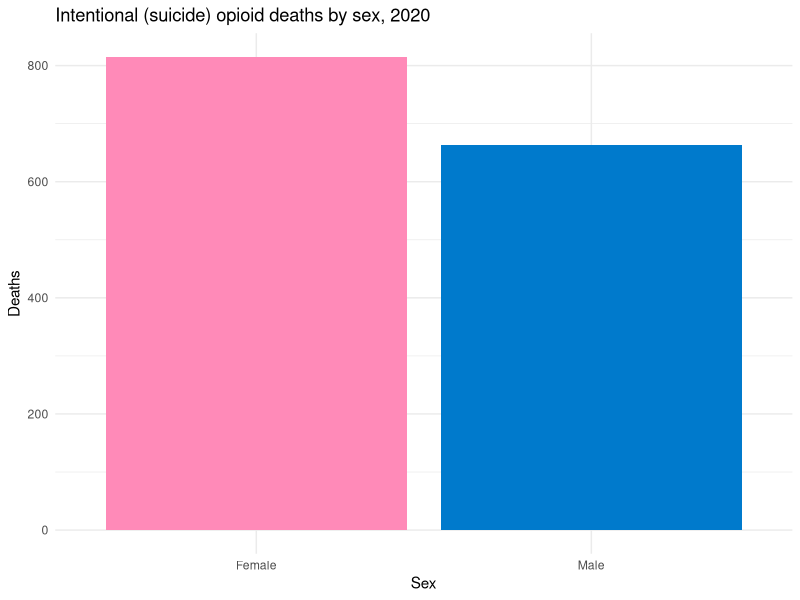
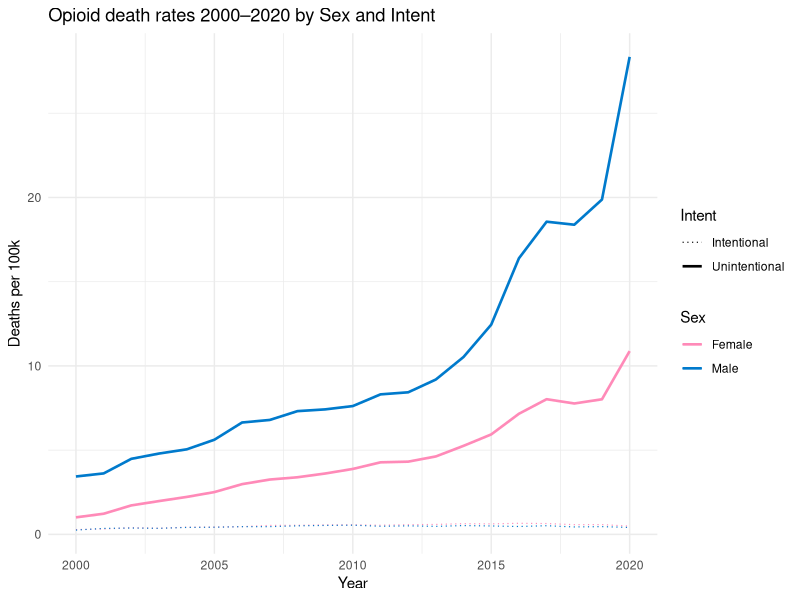
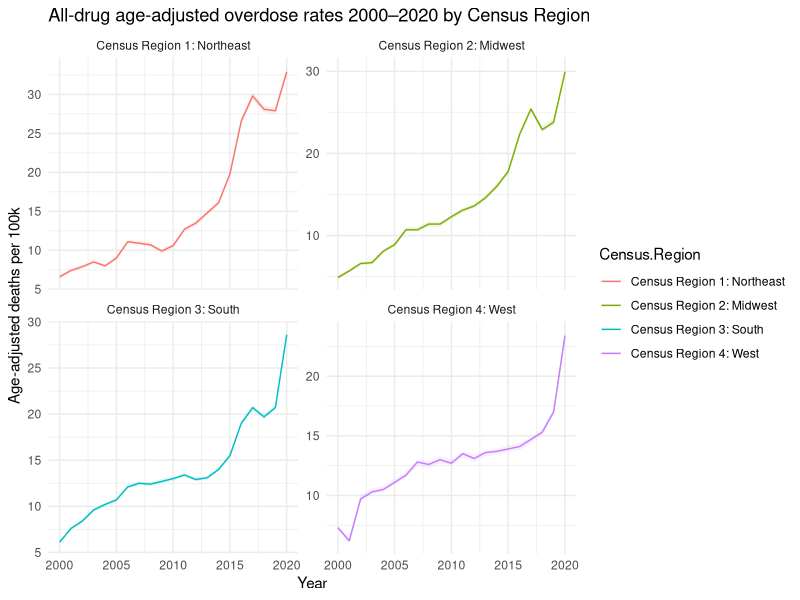
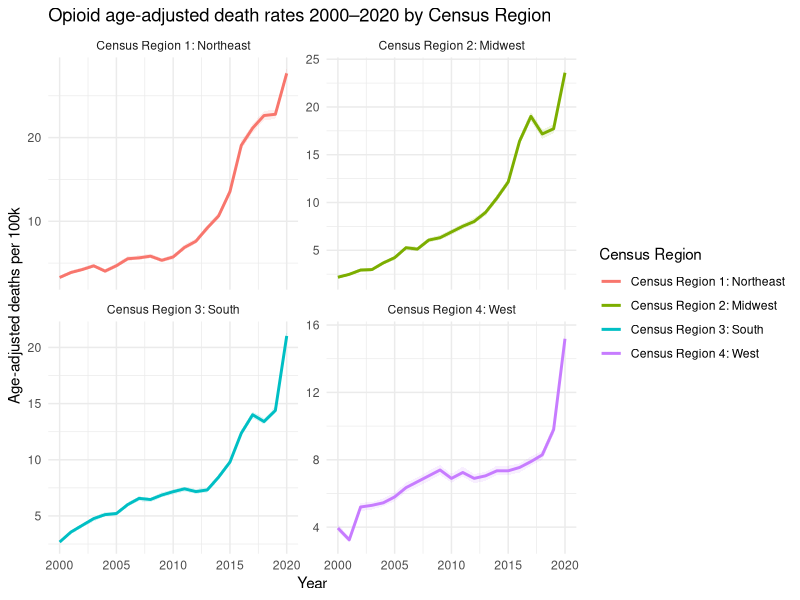
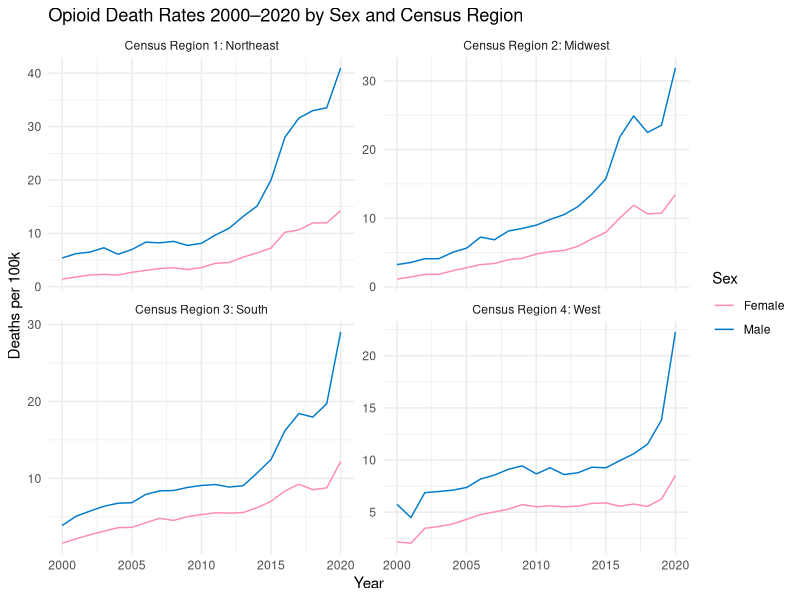
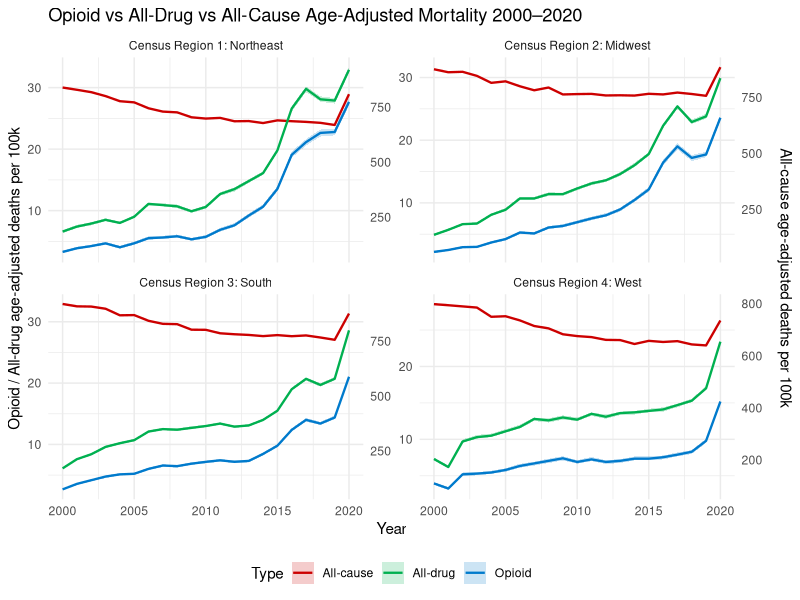

Recreate these plots in R, in order.
## ---- chunk 1
library(dplyr)
library(ggplot2)
library(readr)
## ---- chunk 2
sex_unintent <- read.csv("../data/wonder_opioid/Sex-Unintentional.csv")
sex_intent   <- read.csv("../data/wonder_opioid/Sex-Intentional.csv")
census_region_all <- read.csv("../data/wonder_opioid/Census-Region-Drug-Overdose.csv")

# restrict to 2000–2020 and make numeric
clean_years <- function(df) {
  df %>%
    mutate(
      Year = as.numeric(Year),
      Deaths = as.numeric(Deaths),
      Population = as.numeric(Population)
    ) %>%
    filter(Year >= 2000, Year <= 2020)
}

sex_unintent <- clean_years(sex_unintent)
sex_intent   <- clean_years(sex_intent)
census_region_all <- clean_years(census_region_all)

# combine opioid files
opioid_sex <- bind_rows(
  sex_unintent %>% mutate(Intent = "Unintentional"),
  sex_intent   %>% mutate(Intent = "Intentional")
)
## ---- chunk 3
year_focus <- 2020

suicide_by_sex <- opioid_sex %>%
  filter(Intent == "Intentional", Year == year_focus) %>%
  group_by(Sex) %>%
  summarise(
    deaths = sum(Deaths, na.rm = TRUE),
    pop = sum(Population, na.rm = TRUE),
    rate = 100000 * deaths / pop,
    .groups = "drop"
  ) %>%
  mutate(prop_within_intent = deaths / sum(deaths))

suicide_by_sex
## ---- chunk 4
ggplot(suicide_by_sex, aes(x = Sex, y = deaths, fill = Sex)) +
  geom_col() +
  scale_fill_manual(values = c(
    "Male" = "#007acc",
    "Female" = "#ff8ab8"
  )) +
  labs(
    title = paste("Intentional (suicide) opioid deaths by sex,", year_focus),
    x = "Sex",
    y = "Deaths"
  ) +
  theme_minimal() +
  theme(legend.position = "none")
## ---- chunk 5
intent_compare <- opioid_sex %>%
  filter(Year == year_focus) %>%
  group_by(Intent) %>%
  summarise(
    deaths = sum(Deaths, na.rm = TRUE),
    pop = sum(Population, na.rm = TRUE),
    rate = 100000 * deaths / pop,
    .groups = "drop"
  ) %>%
  mutate(prop_of_total = deaths / sum(deaths))

intent_compare
## ---- chunk 6
opioid_trend <- opioid_sex %>%
  group_by(Year, Intent, Sex) %>%
  summarise(
    deaths = sum(Deaths, na.rm = TRUE),
    pop = sum(Population, na.rm = TRUE),
    rate = 100000 * deaths / pop,
    .groups = "drop"
  )
## ---- chunk 7
ggplot() +
  # unintentional (solid, thicker)
  geom_line(
    data = opioid_trend %>% filter(Intent == "Unintentional"),
    aes(x = Year, y = rate, color = Sex, linetype = "Unintentional"),
    linewidth = 0.9
  ) +
  # intentional (dotted, thinner)
  geom_line(
    data = opioid_trend %>% filter(Intent == "Intentional"),
    aes(x = Year, y = rate, color = Sex, linetype = "Intentional"),
    linewidth = 0.4
  ) +
  scale_color_manual(values = c(
    "Male" = "#007acc",
    "Female" = "#ff8ab8"
  )) +
  scale_linetype_manual(values = c(
    "Intentional" = "dotted",
    "Unintentional" = "solid"
  )) +
  labs(
    title = "Opioid death rates 2000–2020 by Sex and Intent",
    x = "Year",
    y = "Deaths per 100k",
    color = "Sex",
    linetype = "Intent"
  ) +
  theme_minimal()

## ---- chunk 8
region_trend <- census_region_all %>%
  mutate(
    rate  = Age.Adjusted.Rate,
    lower = Age.Adjusted.Rate.Lower.95..Confidence.Interval,
    upper = Age.Adjusted.Rate.Upper.95..Confidence.Interval
  ) %>%
  group_by(Census.Region, Year) %>%
  summarise(
    rate  = first(rate),
    lower = first(lower),
    upper = first(upper),
    .groups = "drop"
  )
## ---- chunk 9
all_drug_census <- ggplot(region_trend,
                          aes(x = Year, y = rate, color = Census.Region)) +
  geom_ribbon(aes(ymin = lower, ymax = upper, fill = Census.Region),
              alpha = 0.12, color = NA) +
  geom_line() +
  facet_wrap(~ Census.Region, scales = "free_y") +
  labs(
    title = "All-drug age-adjusted overdose rates 2000–2020 by Census Region",
    y = "Age-adjusted deaths per 100k",
    x = "Year"
  ) +
  theme_minimal() +
  scale_fill_discrete(guide = "none")  # hide separate fill legend

all_drug_census
## ---- chunk 10
region_growth <- region_trend %>%
  group_by(Census.Region) %>%
  arrange(Year) %>%
  summarise(
    rate_2000 = rate[Year == 2000],
    rate_2020 = rate[Year == 2020],
    pct_change = 100 * (rate_2020 - rate_2000) / rate_2000,
    growth_factor = rate_2020 / rate_2000,
    .groups = "drop"
  )

region_growth
## ---- chunk 11
census_region_opioid <- read.csv("../data/wonder_opioid/Census-Region-Sex.csv")

census_region_opioid <- census_region_opioid %>%
  mutate(
    Year = as.numeric(Year),
    Deaths = as.numeric(Deaths),
    Population = as.numeric(Population),
    rate_aa  = Age.Adjusted.Rate,
    lower_aa = Age.Adjusted.Rate.Lower.95..Confidence.Interval,
    upper_aa = Age.Adjusted.Rate.Upper.95..Confidence.Interval
  ) %>%
  filter(Year >= 2000, Year <= 2020)

opioid_region <- census_region_opioid %>%
  group_by(Census.Region, Year) %>%
  summarise(
    rate  = weighted.mean(rate_aa,  w = Population, na.rm = TRUE),
    lower = weighted.mean(lower_aa, w = Population, na.rm = TRUE),
    upper = weighted.mean(upper_aa, w = Population, na.rm = TRUE),
    .groups = "drop"
  )
## ---- chunk 12
opioid_census_region <- ggplot(opioid_region,
                               aes(x = Year, y = rate, color = Census.Region)) +
  geom_ribbon(aes(ymin = lower, ymax = upper, fill = Census.Region),
              alpha = 0.12, color = NA) +
  geom_line(linewidth = 1) +
  facet_wrap(~ Census.Region, scales = "free_y") +
  labs(
    title = "Opioid age-adjusted death rates 2000–2020 by Census Region",
    x = "Year",
    y = "Age-adjusted deaths per 100k",
    color = "Census Region"
  ) +
  theme_minimal() +
  scale_fill_discrete(guide = "none")

opioid_census_region
## ---- chunk 13
opioid_region_growth <- opioid_region %>%
  group_by(Census.Region) %>%
  summarise(
    rate_2000 = rate[Year == 2000],
    rate_2020 = rate[Year == 2020],
    pct_change = 100 * (rate_2020 - rate_2000) / rate_2000,
    growth_factor = rate_2020 / rate_2000,
    .groups = "drop"
  )

## ---- chunk 14
peak_years <- opioid_region %>%
  group_by(Census.Region) %>%
  slice_max(rate, n = 1)
## ---- chunk 15
opioid_region_sex <- census_region_opioid %>%
  group_by(Census.Region, Year, Sex) %>%
  summarise(
    deaths = sum(Deaths, na.rm = TRUE),
    pop    = sum(Population, na.rm = TRUE),
    rate   = 100000 * deaths / pop,
    .groups = "drop"
  )

ggplot(opioid_region_sex,
       aes(x = Year, y = rate, color = Sex)) +
  geom_line() +
  facet_wrap(~ Census.Region, scales = "free_y") +
  scale_color_manual(values = c(
    "Male" = "#007acc",
    "Female" = "#ff8ab8"
  )) +
  labs(
    title = "Opioid Death Rates 2000–2020 by Sex and Census Region",
    x = "Year",
    y = "Deaths per 100k",
    color = "Sex"
  ) +
  theme_minimal()
## ---- chunk 16
all_causes <- read.csv("../data/wonder_opioid/all-causes-of-death.csv")

allcause_df <- all_causes %>%
  mutate(
    Year = as.numeric(Year),
    Deaths = as.numeric(Deaths),
    Population = as.numeric(Population),
    rate_aa  = Age.Adjusted.Rate,
    lower_aa = Age.Adjusted.Rate.Lower.95..Confidence.Interval,
    upper_aa = Age.Adjusted.Rate.Upper.95..Confidence.Interval
  ) %>%
  filter(Year >= 2000, Year <= 2020)

allcause_region <- allcause_df %>%
  group_by(Census.Region, Year) %>%
  summarise(
    rate  = first(rate_aa),
    lower = first(lower_aa),
    upper = first(upper_aa),
    .groups = "drop"
  )
## ---- chunk 17
scale_factor <- max(allcause_region$rate, na.rm = TRUE) /
                max(bind_rows(opioid_region, region_trend)$rate, na.rm = TRUE)

combined_ci <- bind_rows(
  opioid_region %>%
    mutate(Type = "Opioid"),
  region_trend %>%
    mutate(Type = "All-drug"),
  allcause_region %>%
    mutate(
      Type = "All-cause",
      rate  = rate  / scale_factor,
      lower = lower / scale_factor,
      upper = upper / scale_factor
    )
)

opioid_vs_drug_vs_all <- ggplot(combined_ci,
                                aes(x = Year, y = rate, color = Type, fill = Type)) +
  geom_ribbon(aes(ymin = lower, ymax = upper),
              alpha = 0.2, color = NA) +
  geom_line(linewidth = 0.8) +
  facet_wrap(~ Census.Region, scales = "free_y") +
  scale_y_continuous(
    name = "Opioid / All-drug age-adjusted deaths per 100k",
    sec.axis = sec_axis(
      ~ . * scale_factor,
      name = "All-cause age-adjusted deaths per 100k"
    )
  ) +
  scale_color_manual(values = c(
    "Opioid"    = "#007acc",
    "All-drug"  = "#00b050",
    "All-cause" = "#cc0000"
  )) +
  scale_fill_manual(values = c(
    "Opioid"    = "#007acc",
    "All-drug"  = "#00b050",
    "All-cause" = "#cc0000"
  )) +
  labs(
    title = "Opioid vs All-Drug vs All-Cause Age-Adjusted Mortality 2000–2020",
    x = "Year",
    color = "Type"
  ) +
  theme_minimal() +
  theme(
    legend.position = "bottom",
    axis.title.y.right = element_text(margin = margin(l = 10))
  )

opioid_vs_drug_vs_all
#opioid_vs_drug
